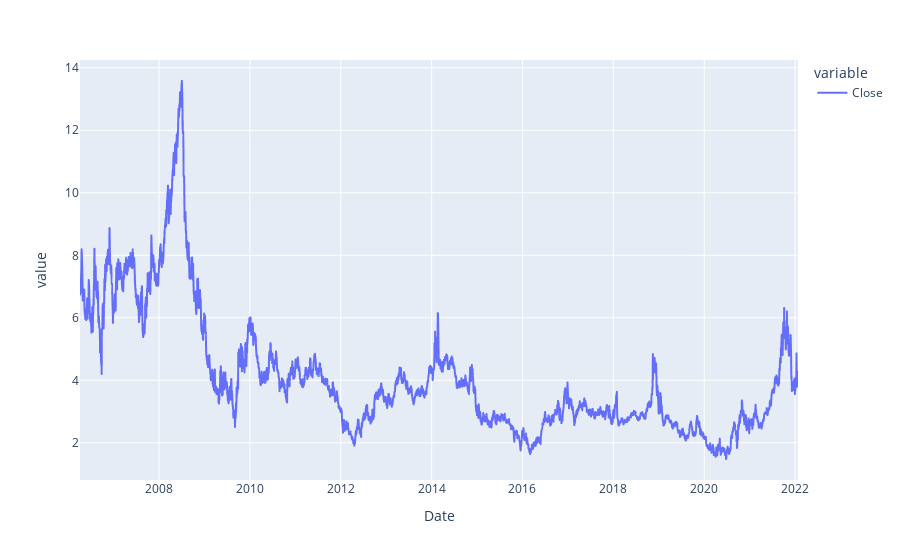

Here is the notebook cell this chart was saved with:
### Code cell
ng_fig = px.line(ng)
ng_fig.show()

### Figure 1 — Plotly figure (JSON) as saved in the notebook; plotly's stock layout.template omitted (floating-point values rounded to 4 significant figures; data arrays with more than 128 entries replaced by an {"elided": "..."} marker saying what was removed)
{"data": [{"hovertemplate": "variable=Close<br>Date=%{x}<br>value=%{y}<extra></extra>", "legendgroup": "Close", "line": {"color": "#636efa", "dash": "solid"}, "mode": "lines", "name": "Close", "showlegend": true, "type": "scattergl", "x": {"elided": "3977 str values"}, "xaxis": "x", "y": {"elided": "3977 float values"}, "yaxis": "y"}], "layout": {"legend": {"title": {"text": "variable"}, "tracegroupgap": 0}, "margin": {"t": 60}, "xaxis": {"anchor": "y", "domain": [0, 1], "title": {"text": "Date"}}, "yaxis": {"anchor": "x", "domain": [0, 1], "title": {"text": "value"}}}}
